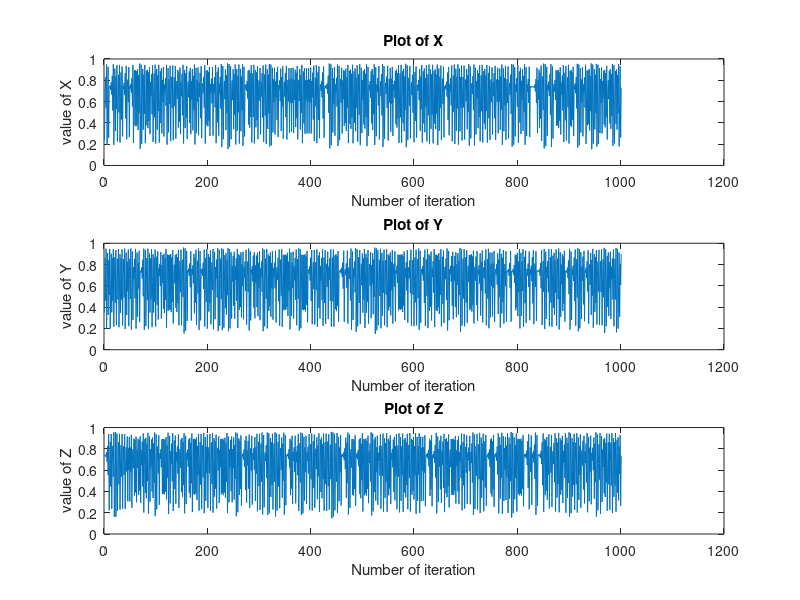
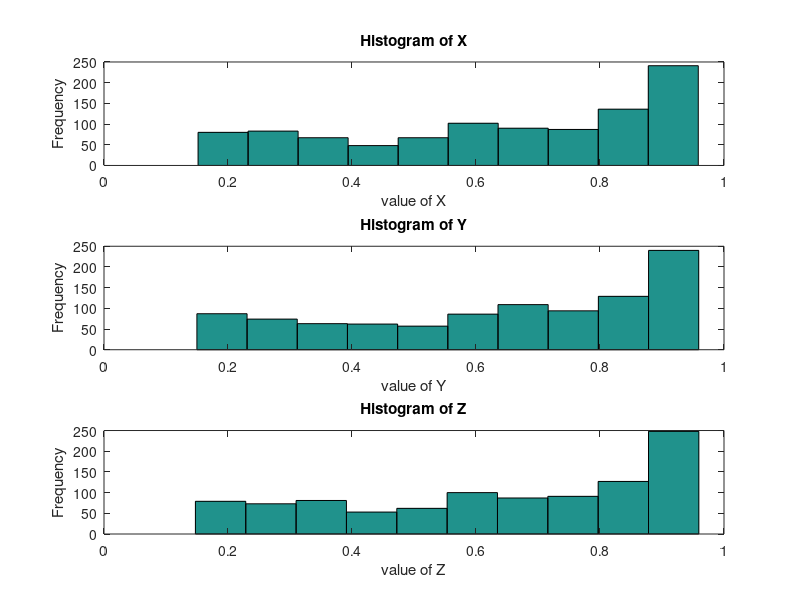
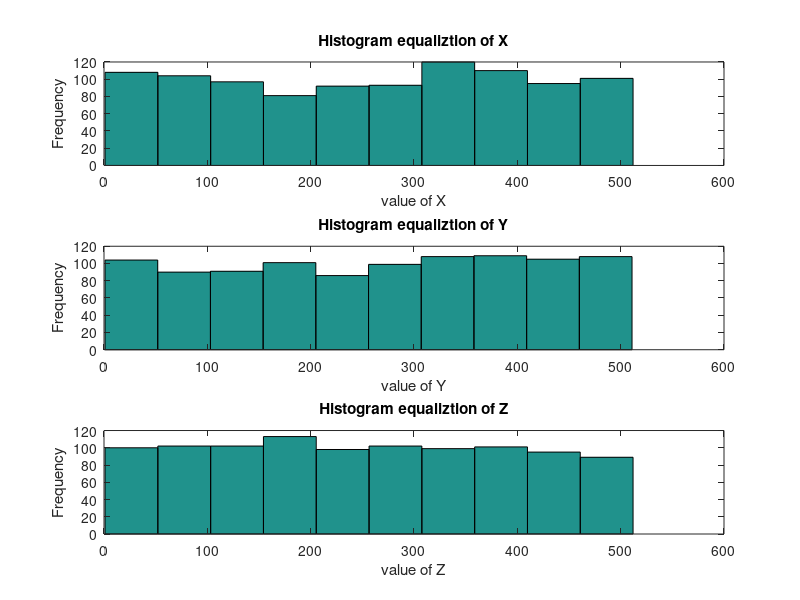

The MATLAB source for these figures, in order:
clc;
clear all;
%3D chaotic map for image encryption
%3.53<l<3.81
%0<b<0.022
%0<a<0.015
%      x(i+1)=l*x(i)*(1-x(i))+b*y(i)*y(i)*x(i)+a*z(i)*z(i)*z(i);
%      y(i+1)=l*y(i)*(1-y(i))+b*z(i)*z(i)*y(i)+a*x(i)*x(i)*x(i);
%      z(i+1)=l*z(i)*(1-z(i))+b*x(i)*x(i)*z(i)+a*y(i)*y(i);
%modify the chaos by this equation furthure
%z(i+1)=l*z(i)*(1-z(i))+b*x(i)*x(i)*z(i)+a*y(i)*y(i)*y(i);
%initial conditions
 x(1)=0.2350;
 y(1)=0.3500;
 z(1)=0.7350;
 a(1)=0.0125;
 b(1)=0.0157;
 l(1)=3.7700;
 
 for i=1:1:1000
     x(i+1)=l*x(i)*(1-x(i))+b*y(i)*y(i)*x(i)+a*z(i)*z(i)*z(i);
     y(i+1)=l*y(i)*(1-y(i))+b*z(i)*z(i)*y(i)+a*x(i)*x(i)*x(i);
     z(i+1)=l*z(i)*(1-z(i))+b*x(i)*x(i)*z(i)+a*y(i)*y(i)*y(i);
 end
 i=1:1:1001;
 subplot(3,1,1)
 plot(i,x)
 title('Plot of X');
 xlabel('Number of iteration');
 ylabel('value of X');
 
 subplot(3,1,2)
 plot(i,y)
 title('Plot of Y');
 xlabel('Number of iteration');
 ylabel('value of Y');
 
 subplot(3,1,3)
 plot(i,z)
 title('Plot of Z');
 xlabel('Number of iteration');
 ylabel('value of Z');
 
 figure
 
 subplot(3,1,1)
 hist(x)
 title('Histogram of X');
 ylabel('Frequency');
 xlabel('value of X');
 
 subplot(3,1,2)
 hist(y)
 title('Histogram of Y');
 ylabel('Frequency');
 xlabel('value of Y');
 
 subplot(3,1,3)
 hist(z)
 title('Histogram of Z');
 ylabel('Frequency');
 xlabel('value of Z');
 
 %histogram equalization and preparation for use
 x=ceil(mod((x*100000),512));
 y=ceil(mod((y*100000),512));
 z=ceil(mod((z*100000),512));
 figure
 subplot(3,1,1)
 hist(x)
 title('Histogram equaliztion of X');
 ylabel('Frequency');
 xlabel('value of X');
 
 subplot(3,1,2)
 hist(y)
 title('Histogram equaliztion of Y');
 ylabel('Frequency');
 xlabel('value of Y');
 
 subplot(3,1,3)
 hist(z)
 title('Histogram equaliztion of Z');
 ylabel('Frequency');
 xlabel('value of Z');
 